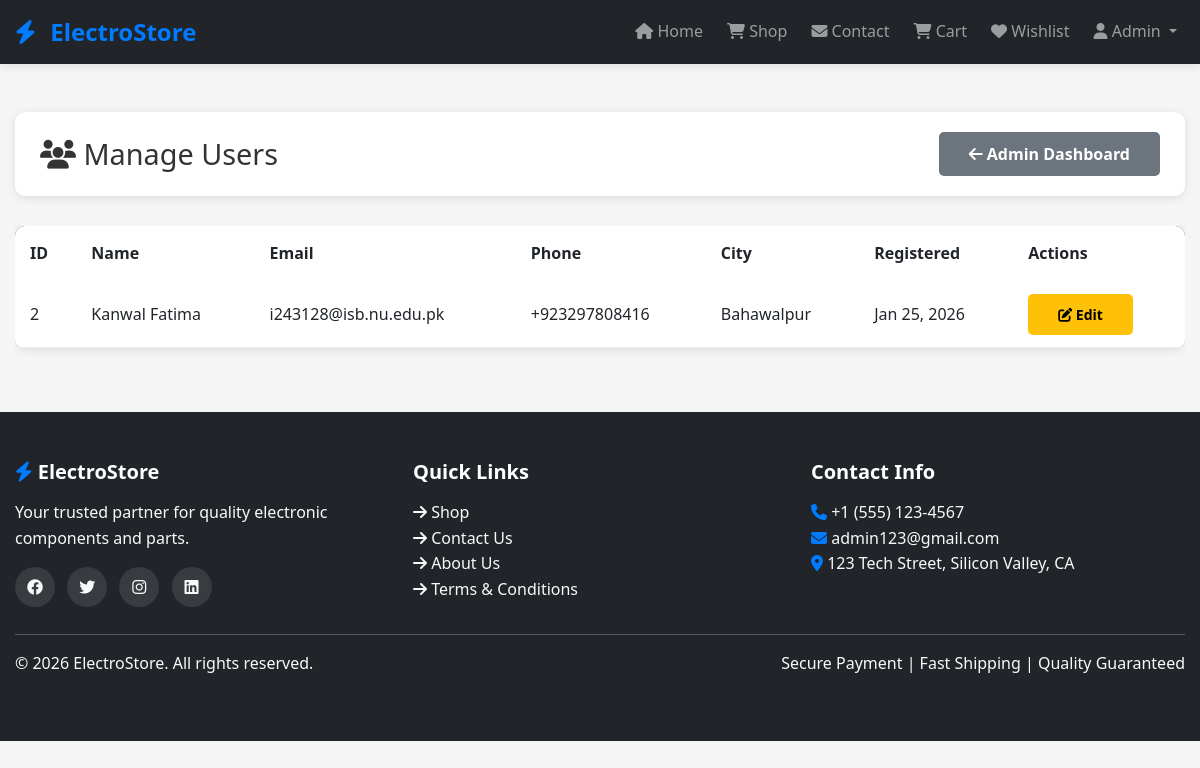
The app's page /frontend/admin/manage_users.php (signed in) with its own data.
### tables this page shows
CREATE TABLE `users` (
  `id` int(11) NOT NULL,
  `name` varchar(100) NOT NULL,
  `email` varchar(100) NOT NULL,
  `password` varchar(255) NOT NULL,
  `phone` varchar(20) DEFAULT NULL,
  `address` varchar(255) DEFAULT NULL,
  `city` varchar(100) DEFAULT NULL,
  `state` varchar(100) DEFAULT NULL,
  `zipcode` varchar(20) DEFAULT NULL,
  `country` varchar(100) DEFAULT NULL,
  `role` enum('customer','admin') DEFAULT 'customer',
  `created_at` timestamp NOT NULL DEFAULT current_timestamp(),
  `updated_at` timestamp NOT NULL DEFAULT current_timestamp() ON UPDATE current_timestamp(),
  `zip` varchar(20) DEFAULT NULL
);

### frontend/admin/manage_users.php (the view, shortened to what this page needs)
<?php
include('../../backend/includes/header.php');
$users = mysqli_query($conn, "SELECT * FROM users WHERE role='customer' ORDER BY created_at DESC");
?>
<div class="container my-5">
    <div class="section-header d-flex justify-content-between align-items-center">
        <h2><i class="fas fa-users"></i> Manage Users</h2>
        <a href="admin_dashboard.php" class="btn btn-secondary"><i class="fas fa-arrow-left"></i> Admin Dashboard</a>
    </div>
    <div class="table-responsive">
        <table class="table table-hover">
            <thead>
                <tr>
                    <th>ID</th>
                    <th>Name</th>
                    <th>Email</th>
                    <th>Phone</th>
                    <th>City</th>
                    <th>Registered</th>
                    <th>Actions</th>
                </tr>
            </thead>
            <tbody>
                <?php while($user = mysqli_fetch_assoc($users)): ?>
                    <tr>
                        <td><?php echo $user['id']; ?></td>
                        <td><?php echo htmlspecialchars($user['name']); ?></td>
                        <td><?php echo htmlspecialchars($user['email']); ?></td>
                        <td><?php echo htmlspecialchars($user['phone'] ?? 'N/A'); ?></td>
                        <td><?php echo htmlspecialchars($user['city'] ?? 'N/A'); ?></td>
                        <td><?php echo date('M d, Y', strtotime($user['created_at'])); ?></td>
                        <td>
                            <button class="btn btn-sm btn-warning" data-bs-toggle="modal" data-bs-target="#editUserModal"
                                onclick="loadUser(this)"
                                data-id="<?php echo $user['id']; ?>"
                                data-name="<?php echo htmlspecialchars($user['name'], ENT_QUOTES); ?>"
                                data-email="<?php echo htmlspecialchars($user['email'], ENT_QUOTES); ?>"
                                data-phone="<?php echo htmlspecialchars($user['phone'] ?? '', ENT_QUOTES); ?>"
                                data-city="<?php echo htmlspecialchars($user['city'] ?? '', ENT_QUOTES); ?>">
                                <i class="fas fa-edit"></i> Edit
                            </button>
                        </td>
                    </tr>
                <?php endwhile; ?>
            </tbody>
        </table>
    </div>
</div>
<?php include('../../backend/includes/footer.php'); ?>

### frontend/assets/style.css (style rules this page uses)
:root { --primary-color: #007bff; --secondary-color: #6c757d; --success-color: #28a745; --danger-color: #dc3545; --warning-color: #ffc107; --dark-color: #343a40; --light-color: #f8f9fa; }
* { margin: 0; padding: 0; box-sizing: border-box; }
body { font-family: 'Segoe UI', Tahoma, Geneva, Verdana, sans-serif; background-color: #f5f5f5; color: #333; line-height: 1.6; }
.btn { padding: 10px 30px; border-radius: 5px; font-weight: 600; transition: all 0.3s ease; display: inline-block; text-decoration: none; cursor: pointer; border: none; }
.btn-secondary { background-color: var(--secondary-color); color: white; }
.table { background: white; border-radius: 10px; overflow: hidden; box-shadow: 0 2px 10px rgba(0, 0, 0, 0.1); }
.table thead { background-color: var(--dark-color); color: white; }
.table th { padding: 15px; font-weight: 600; border: none; }
.table td { padding: 12px 15px; vertical-align: middle; }
.table tbody tr { border-bottom: 1px solid #eee; transition: background-color 0.2s ease; }
.section-header { background: white; padding: 20px 25px; margin-bottom: 30px; border-radius: 10px; box-shadow: 0 2px 10px rgba(0, 0, 0, 0.1); display: flex; justify-content: space-between; align-items: center; }
.section-header h2 { margin: 0; font-size: 1.8rem; color: #333; }
.section-header .btn { margin: 0; }
.container { max-width: 1200px; margin: 0 auto; padding: 0 15px; }

### records on screen
users: id "2", name "Kanwal Fatima", email "i243128@isb.nu.edu.pk", phone "+923297808416", city "Bahawalpur", created_at "Jan 25, 2026"

### other values on screen
substr($_SESSION['name'], 0, 10) "Admin"
